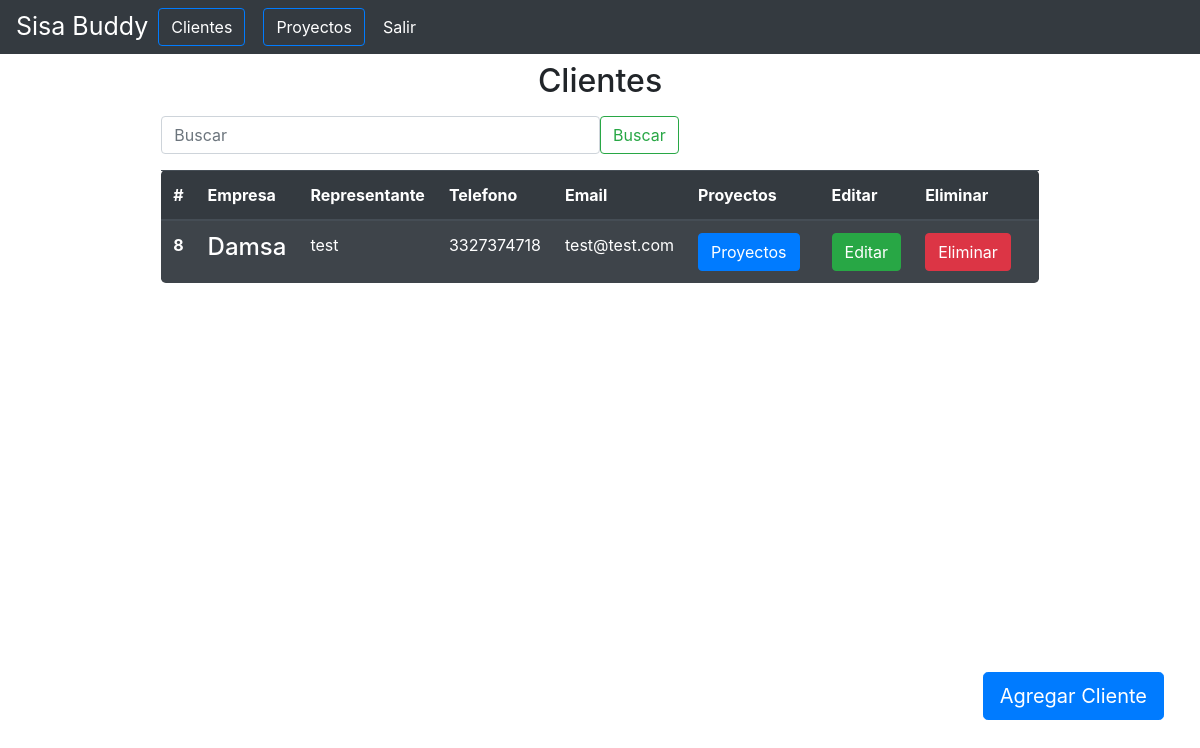
The page /clientes/ (signed in) on the database as committed earlier.
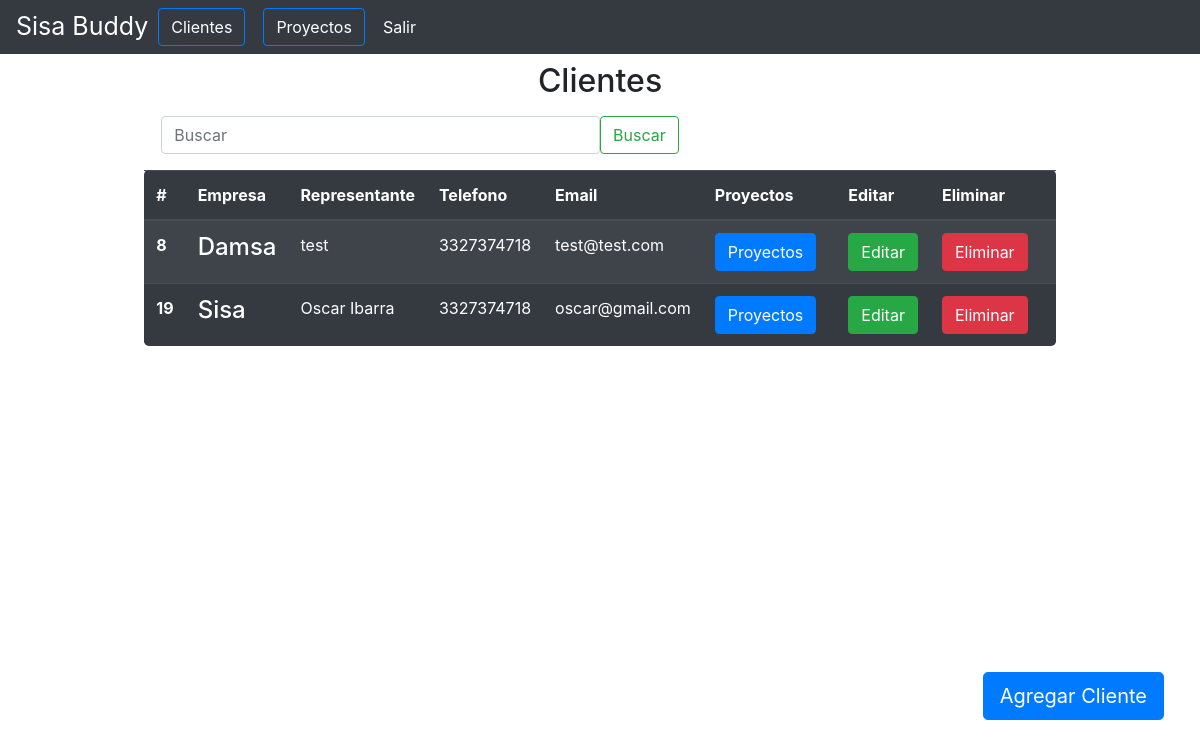
The same page on the database as committed later.
### Customer/models.py (models this page shows, shortened)
class Customer(models.Model):
    name_bussines = models.CharField(("Empresa"), blank=False, max_length=15)
    representative = models.CharField(("Representante"), max_length=50)
    phone = models.CharField(("Telefono"), max_length=15)
    email = models.EmailField(max_length=200)
    slug = models.SlugField(("Slug"))
    created_at = models.DateField(auto_now=True, auto_now_add=False)

### Customer/views.py (the view)
# urls.py: path('', AllCustomersView.as_view(), name="customers"),
class AllCustomersView(LoginRequiredMixin, ListView):
    login_url = '/login'
    model = Customer
    template_name ="customer_list.html"
    def get_context_data(self, **kwargs):
        context = super().get_context_data(**kwargs)
        return context

### Customer/templates/customer_list.html (shortened to what this page needs)
{% extends "base.html" %}
{% block content %}
<div class="">
    <p class="h2 text-center mt-2">Clientes</p>
    {% include 'search.html' %}
    <table class="table table-dark table-striped table-hover rounded-lg  mx-auto w-75">
        <thead>
            <tr>
                <th scope="col">#</th>
                <th scope="col">Empresa</th>
                <th scope="col">Representante</th>
                <th scope="col">Telefono</th>
                <th scope="col">Email</th>
                <th scope="col">Proyectos</th>
                <th scope="col">Editar</th>
                <th scope="col">Eliminar</th>
            </tr>
        </thead>
        <tbody>
            {% for customer in customer_list %}
            <tr>
                <th scope="row">{{customer.pk}}</th>
                <td><h4>{{customer.name_bussines}}</h4></td>
                <td>{{customer.representative}}</td>
                <td>{{customer.phone}}</td>
                <td>{{customer.email}}</td>
                <td><a href="{% url 'index' %}" class="btn btn-primary mr-2">Proyectos</a>
                    <td><a href="{% url 'edit_customers' customer.slug %}" class="btn btn-success">Editar</a></td>
                    </td>
                    <td><a href="{% url 'delete_customers' customer.slug %}" class="mr-3 btn btn-danger">Eliminar</a></td>
            </tr>
            {% endfor%}
        </tbody>
    </table>
    <div class="btn-project"><a class="btn btn-primary btn-lg" href="{% url 'create_customers'%}">Agregar Cliente</a>
    </div>
</div>
{% endblock  %}

Rows that differ between the two databases and show on the page:
added Customer: pk "19", name_bussines "Sisa", representative "Oscar Ibarra", phone "3327374718", email "oscar@gmail.com"
